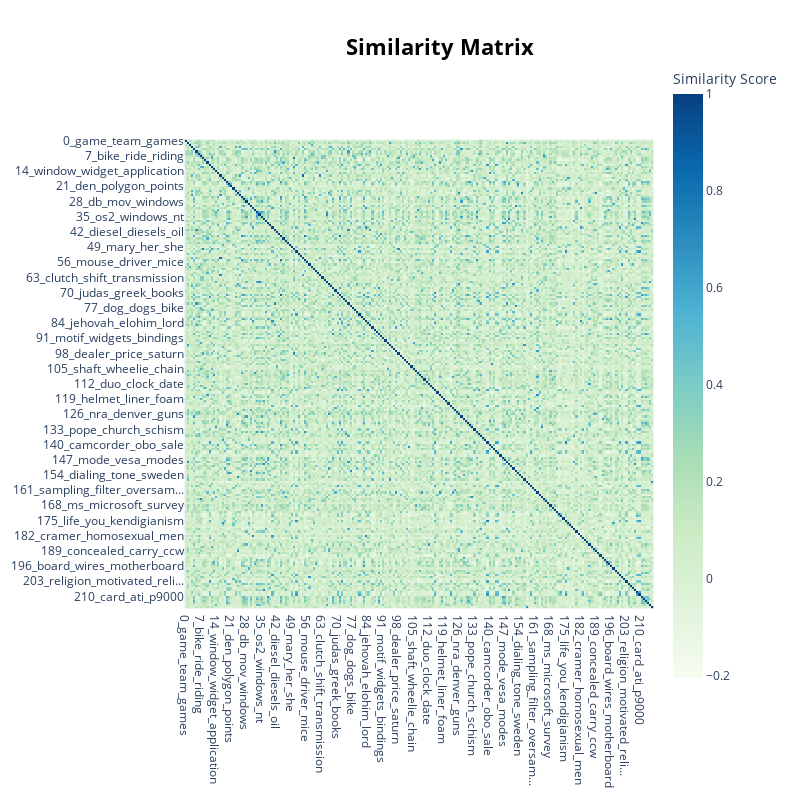

Source (notebook cell):
### Code cell
topic_model.visualize_heatmap()

### Figure 1 — Plotly figure (JSON) as saved in the notebook; plotly's stock layout.template omitted (floating-point values rounded to 4 significant figures; data arrays with more than 128 entries replaced by an {"elided": "..."} marker saying what was removed)
{"data": [{"coloraxis": "coloraxis", "hovertemplate": "x: %{x}<br>y: %{y}<br>Similarity Score: %{z}<extra></extra>", "name": "0", "type": "heatmap", "x": {"elided": "216 str values"}, "xaxis": "x", "y": {"elided": "216 str values"}, "yaxis": "y", "z": {"elided": "216x216 float values"}}], "layout": {"coloraxis": {"colorbar": {"title": {"text": "Similarity Score"}}, "colorscale": [[0, "rgb(247,252,240)"], [0.125, "rgb(224,243,219)"], [0.25, "rgb(204,235,197)"], [0.375, "rgb(168,221,181)"], [0.5, "rgb(123,204,196)"], [0.625, "rgb(78,179,211)"], [0.75, "rgb(43,140,190)"], [0.875, "rgb(8,104,172)"], [1, "rgb(8,64,129)"]]}, "height": 800, "hoverlabel": {"bgcolor": "white", "font": {"family": "Rockwell", "size": 16}}, "legend": {"title": {"text": "Trend"}}, "margin": {"t": 60}, "showlegend": true, "title": {"font": {"color": "Black", "size": 22}, "text": "<b>Similarity Matrix</b>", "x": 0.55, "xanchor": "center", "y": 0.95, "yanchor": "top"}, "width": 800, "xaxis": {"anchor": "y", "constrain": "domain", "domain": [0, 1], "scaleanchor": "y"}, "yaxis": {"anchor": "x", "autorange": "reversed", "constrain": "domain", "domain": [0, 1]}}}
